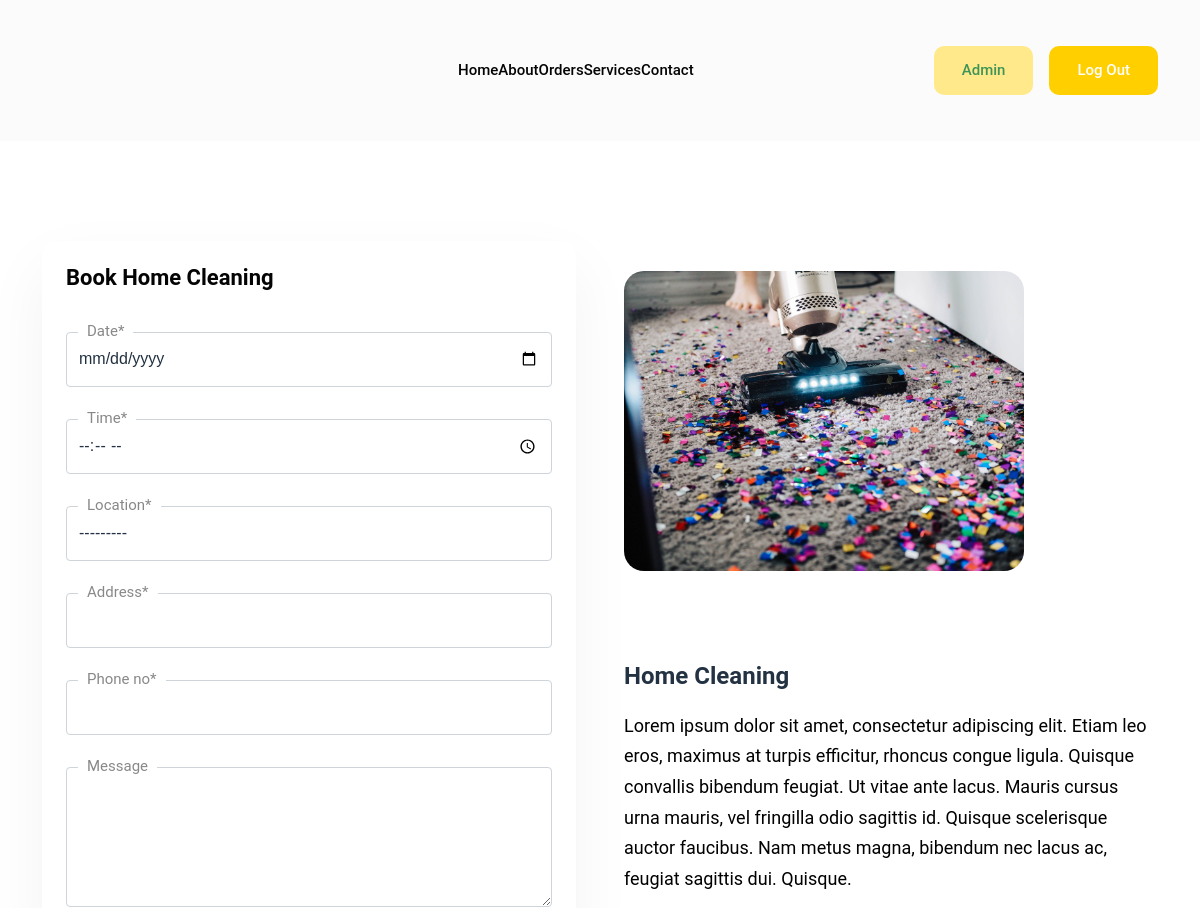
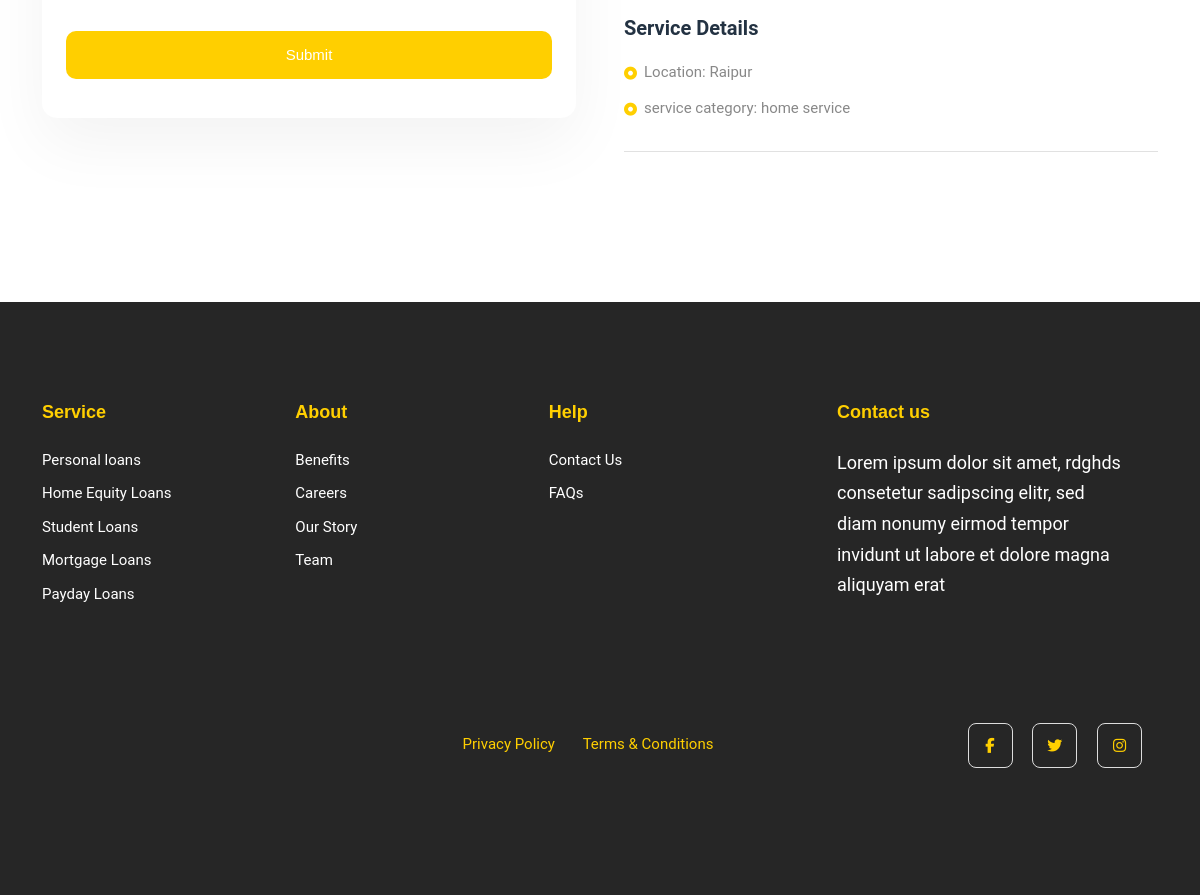
Screenshot of /services/Home-Cleaning (signed in) with the database file from the repository (2 pictures, top to bottom).
### booking/models.py (models this page shows, shortened)
class services(models.Model):
    title=models.CharField(max_length=200,null=True)
    description=models.TextField(max_length=2000,null=True)
    slug = models.SlugField(max_length=1000 , null=True ,)
    category = models.ForeignKey(Category, on_delete=models.CASCADE, null=True)
    location = models.ForeignKey(Location, on_delete=models.CASCADE, null=True)
    photo = models.ImageField(upload_to='featured_image/', null=True)
    service_1 = models.CharField(max_length=200,null=True, blank=True)
    price_1 = models.IntegerField(null=True, blank=True)

class Location(models.Model):
    location = models.CharField(max_length=200, blank=True)
    def __str__(self):
        return self.location

class Category(models.Model):
    title= models.CharField(max_length=200, blank=True)
    def __str__(self):
        return self.title

### booking/views.py (the view, shortened to what this page needs)
# urls.py: path('services/<slug>' , serv_d , name="services_detail"),
def serv_d(request, slug):
    service_d = services.objects.filter(slug = slug).first()
    form = BookForm()
    return render(request , 'service_detail.html' , {'service_d': service_d, 'form': form})

### booking/forms.py
class BookForm(ModelForm):
    class Meta:
        model = book
        fields = '__all__'
        widgets = {
            'time': TimeInput(),
            'date': DateInput(),
        }

### templates/service_detail.html (shortened to what this page needs)
{%include "base.html"%}
{% load crispy_forms_tags %}
      <section class="section-sm">
          <div class="container">
              <div class="row g-5">
                  <div class="col-lg-6 mb-5 mb-lg-0">
                      <div class="bg-white shadow rounded-lg p-4 sticky-top" style="top: 30px;">
                                            <div class="row">
                                                <div class="col-12 mb-4">
                                                    <h4>Book {{service_d.title}}</h4>
                                                </div>
                                                <div class="col-lg-12">
                                                    <div class="contact-form">
                                                        <form action="" enctype="multipart/form-data" method="POST">
                                                            {% if user.is_authenticated %}
                                                            <div class="form-group mb-4 pb-2">
                                                                {{ form.date|as_crispy_field }}
                                                            </div>
                                                            <div class="form-group mb-4 pb-2">
                                                                {{ form.time|as_crispy_field }}
                                                             </div>
                                                            <div class="form-group mb-4 pb-2">
                                                                {{ form.location|as_crispy_field }}
                                                             </div>
                                                            <div class="form-group mb-4 pb-2">
                                                                {{ form.address|as_crispy_field }}
                                                             </div>
                                                            <div class="form-group mb-4 pb-2">
                                                                {{ form.phone_no|as_crispy_field }}
                                                             </div>
                                                            <div class="form-group mb-4 pb-2">
                                                                {{ form.message|as_crispy_field }}
                                                             </div>
                                                             <input class="btn btn-primary w-100" type="submit" name="submit" value="Submit">
                                                             {% else %}
                                                            {% csrf_token %}
                                                            <a href="{% url 'login' %}">Login before you book this service</a>
                                                            {% endif %}
                                                        </form>
                                                    </div>
                                                </div>
                                            </div>
                      </div>
                  </div>
                  <div class="col-lg-6">
                      <div class="content">
                        <img class="service-detail-image" src="/media/{{service_d.photo}}" alt=""><br><br>
                          <h3 id="heading-1">{{service_d.title}}</h3>
                          <p>{{service_d.description}}</p>
                          <h2 id="subheading-2">Service Details</h2>
                          <ul>
                              <li>Location: {{service_d.location}}</li>
                              <li>service category: {{service_d.category}}</li>
                          </ul>
                          <hr>
                      </div>
                  </div>
              </div>
          </div>
      </section>
    {%include "footer.html"%}

### templates/base.html (shortened to what this page needs)
{% load static%}
	<link rel="stylesheet" href="{% static 'plugins/slick/slick.css'%}">
	<link rel="stylesheet" href="{% static 'plugins/font-awesome/fontawesome.min.css'%}">
	<link rel="stylesheet" href="{% static 'plugins/font-awesome/brands.css'%}">
	<link rel="stylesheet" href="{% static 'plugins/font-awesome/solid.css'%}">
	<link rel="stylesheet" href="{% static 'css/style.css'%}">
  <link rel="stylesheet" href="fonts/icomoon/style.css'%}">
<link rel="stylesheet" href="{% static 'service-css/owl.carousel.min.css'%}">
<link rel="stylesheet" href="{% static 'service-css/style.css'%}">
  <link rel="stylesheet" href="{% static 'search-css/main.css'%}">
</head>
<body>
<header class="navigation bg-tertiary">
	<nav class="navbar navbar-expand-xl navbar-light text-center py-3">
		<div class="container">
			<a class="navbar-brand" href="{% url 'booking:home' %}">
				<img loading="prelaod" decoding="async" class="img-fluid" width="160" src="{% static 'images/logooo.png'%}" alt="Wallet">
			</a>
			<div class="collapse navbar-collapse" id="navbarSupportedContent">
				<ul class="navbar-nav mx-auto mb-2 mb-lg-0">
					<li class="nav-item"> <a class="nav-link" href="{% url 'booking:home' %}">Home</a>
					</li>
					<li class="nav-item "> <a class="nav-link" href="{% url 'booking:about' %}">About</a>
          </li>
					<li class="nav-item "> <a class="nav-link" href="{% url 'booking:orders' %}">Orders</a>
          </li>
					<li class="nav-item "> <a class="nav-link" href="{% url 'booking:services' %}">Services</a>
					</li>
					<li class="nav-item "> <a class="nav-link" href="{% url 'booking:contact' %}">Contact</a>
					</li>
				</ul>
          {% if user.is_authenticated %}
         <a href="{% url 'booking:orders' %}" class="btn btn-outline-primary">{{ user.get_username }}</a>
				 <a href="{% url 'logout' %}?next=/accounts/login/" class="btn btn-primary ms-2 ms-lg-3">Log Out</a>
          {% else %}
          				 <a href="{% url 'login' %}" class="btn btn-outline-primary">Log In</a>
				 <a href="{% url 'booking:register' %}" class="btn btn-primary ms-2 ms-lg-3">Sign Up</a>
          {% endif %}
			</div>
		</div>
	</nav>
</header>
  </body>
  </html>

### static/service-css/style.css (style rules this page uses)
body { font-family: "Roboto", -apple-system, BlinkMacSystemFont, "Segoe UI", Roboto, "Helvetica Neue", Arial, "Noto Sans", sans-serif, "Apple Color Emoji", "Segoe UI Emoji", "Segoe UI Symbol", "Noto Color Emoji"; }
p { color: #b3b3b3; font-weight: 300; }
h1, h2, h3, h4, h5, h6, .h1, .h2, .h3, .h4, .h5, .h6 { font-family: "Roboto", -apple-system, BlinkMacSystemFont, "Segoe UI", Roboto, "Helvetica Neue", Arial, "Noto Sans", sans-serif, "Apple Color Emoji", "Segoe UI Emoji", "Segoe UI Symbol", "Noto Color Emoji"; }
a { -webkit-transition: .3s all ease; -o-transition: .3s all ease; transition: .3s all ease; }
a, a:hover { text-decoration: none !important; }
h2 { font-size: 20px; }

### static/search-css/main.css (style rules this page uses)
body { margin: 0; }
article, aside, footer, header, nav, section { display: block; }
hr { box-sizing: content-box; height: 0; overflow: visible; }
a { background-color: transparent; -webkit-text-decoration-skip: objects; }
img { border-style: none; }
button, input, optgroup, select, textarea { font-family: sans-serif; font-size: 100%; line-height: 1.15; margin: 0; }
button, input { overflow: visible; }
button, select { text-transform: none; }
button, html [type="button"], [type="reset"], [type="submit"] { -webkit-appearance: button; }
textarea { overflow: auto; }
* { box-sizing: border-box; }

### templates/base.html (style rules this page uses)
p { font-size: 18px; color: black; font-weight: 400; }
.content { padding-top: 20px; padding-bottom: 20px; }

### templates/service_detail.html (style rules this page uses)
.service-detail-image { border-radius: 20px; min-height: 20em; max-height: 20em; }

### rows the page displays
services: title "Home Cleaning", photo (picture), description "Lorem ipsum dolor sit amet, consectetur adipiscing elit. Etiam leo eros, maximus at turpis efficitur, rhoncus congue ligula. Quisque convallis bibendum feugiat. Ut vitae ante lacus. Mauris cursus urna mauris, vel fringilla odio sagittis id. Quisque scelerisque auctor faucibus. Nam metus magna, bibendum nec lacus ac, feugiat sagittis dui. Quisque.", location "Raipur", category "home service"
Location: location "---------"

### other values shown
{{ user.get_username }} "Admin"
